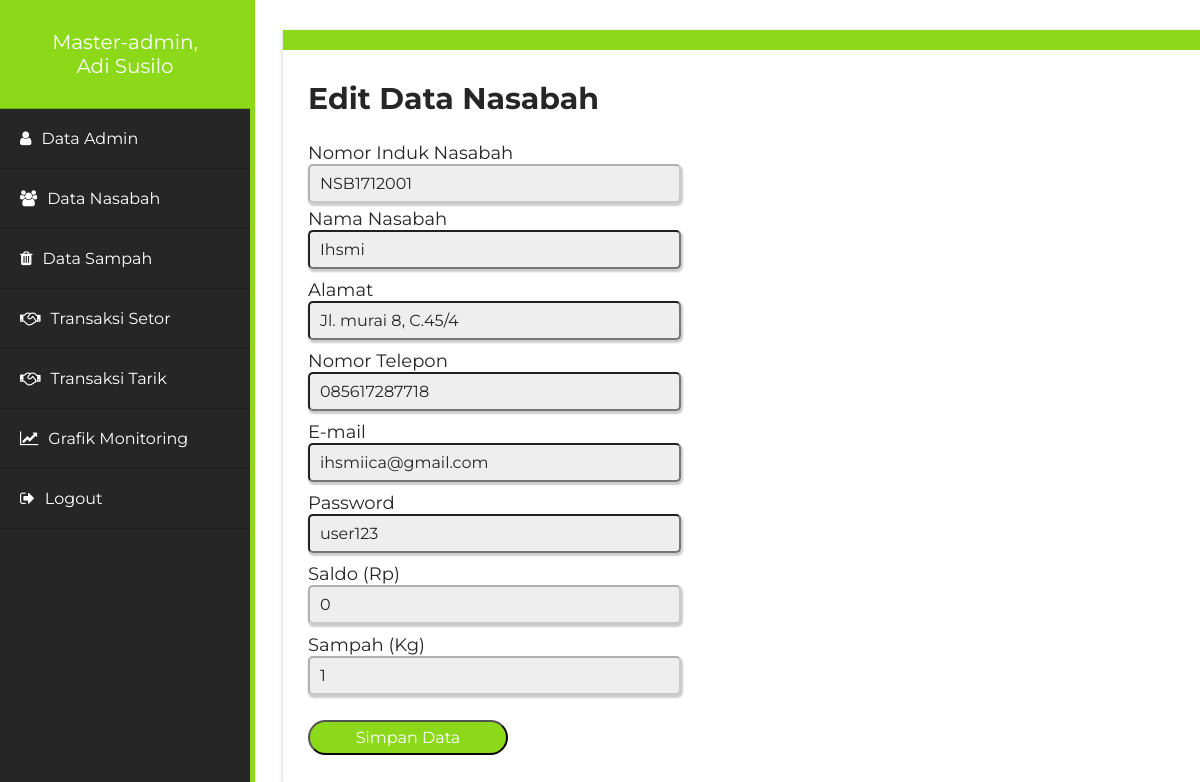
Screenshot of /page/admin.php?page=edit-nasabah-id&id=NSB1712001 (signed in) with the database file from the repository.
### tables this page shows
CREATE TABLE `nasabah` (
  `nin` varchar(10) NOT NULL,
  `nama` varchar(20) NOT NULL,
  `rt` int(1) NOT NULL,
  `alamat` varchar(30) NOT NULL,
  `telepon` varchar(12) NOT NULL,
  `email` varchar(50) NOT NULL,
  `password` varchar(20) NOT NULL,
  `saldo` int(8) DEFAULT NULL,
  `sampah` int(4) DEFAULT NULL
);

### system/function/edit-nasabah-id.php (the view, shortened to what this page needs)
<?php
  require_once("../system/config/koneksi.php");
?>
<html>
<head>
</head>
<body>
     <h2 style="font-size: 30px; color: #262626;">Edit Data Nasabah</h2>
     <?php if(isset($_GET['id'])){$id=$_GET['id']; ?>
     <?php
        $cek = mysqli_query($conn, "SELECT * FROM nasabah WHERE nin='".$_GET['id']."'");
        $row = mysqli_fetch_array($cek);
      ?>
          <form action="" method="post">
          <label class="text-left">Nomor Induk Nasabah</label>
          <input type="text" name="nin" disabled="disabled" value="<?php echo $_GET['id']; ?>" />
         <div class="form-group">
          <label class="">Nama Nasabah</label>
          <input type="text" name="nama" value="<?php echo $row['nama'] ?> "/>
         </div>
         <div class="form-group">
          <label class="">Alamat</label>
          <input type="text" name="alamat" value="<?php echo $row['alamat'] ?>" required/>
         </div>
         <div class="form-group">
          <label class="">Nomor Telepon</label>
          <input type="text" name="telepon" value="<?php echo $row['telepon'] ?>" required/>
         </div>
         <div class="form-group">
          <label class="">E-mail</label>
          <input type="text" name="username" value="<?php echo $row['email'] ?>" required/>
         </div>
         <div class="form-group">
          <label class="">Password</label>
          <input type="text" name="password" value="<?php echo $row['password'] ?>" required/>
         </div>
         <div class="form-group">
          <label class="">Saldo (Rp)</label>
          <input type="text" disabled="disabled" name="saldo" value="<?php echo $row['saldo'] ?>"/>
         </div>
         <div class="form-group">
          <label class="">Sampah (Kg)</label>
          <input type="text" disabled="disabled" name="saldo" value="<?php echo $row['sampah'] ?>"/>
         </div>
         <input class="button" onclick="alert('Berhasil Mengubah data nasabah!')" type="submit" name="simpan" value="Simpan Data" />
         </form>
<?php } ?>
</body>
</html>

### page/admin.php (shortened to what this page needs)
<?php
if (empty($_SESSION['user']) && empty($_SESSION['pass'])) {
    header('location:login.php');
} else {
include_once("../system/config/koneksi.php");
?>
<!DOCTYPE html>
<html>
	<head>
		<link rel="stylesheet" href="../asset/internal/css/style_2.css">
		<link href="https://maxcdn.bootstrapcdn.com/font-awesome/4.7.0/css/font-awesome.min.css" rel="stylesheet">
	</head>
	<body>
		<?php
	        $cek = mysqli_query($conn, "SELECT * FROM admin WHERE nia='".$_SESSION['nia']."'");
	        $row = mysqli_fetch_array($cek);
      	?>
		<div class="sidebar">
			<ul>
				<li>
					<a href="admin.php?page=data-admin" style="text-align: center; padding: 30px 0 30px 0; font-size: 20px;"><?php echo $_SESSION["level"]; ?>, <br> <?php echo $row['nama'] ?></a>
				</li>
						<?php
							$level = $_SESSION['level'] == 'Admin';
							if($level){
								}else{
						?>
				<li>
					<a href="admin.php?page=data-admin-full"><span class="fa fa-user" aria-hidden="true"></span>Data Admin</a>
				</li>
						<?php } ?>
				<li>
					<a href="admin.php?page=data-nasabah-full"><span class="fa fa-users" aria-hidden="true"></span>Data Nasabah</a>
				</li>
				<li>
					<a href="admin.php?page=data-sampah"><span class="fa fa-trash" aria-hidden="true"></span>Data Sampah</a>
				</li>
				<li>
					<a href="admin.php?page=data-setor"><span class="fa fa-handshake-o" aria-hidden="true"></span>Transaksi Setor</a>
				</li>
				<li>
					<a href="admin.php?page=data-tarik"><span class="fa fa-handshake-o" aria-hidden="true"></span>Transaksi Tarik</a>
				</li>
				<li>
					<a href="admin.php?page=data-report"><span class="fa fa-line-chart" aria-hidden="true"></span>Grafik Monitoring</a>
				</li>
				<li>
					<a href="logout.php"><span class="fa fa-sign-out" aria-hidden="true"></span>Logout</a>
				</li>
			</ul>
		</div>
		<div class="box-1">
			<section>
				<?php
					if(isset($_GET['page'])){
						$page = $_GET['page'];
					switch ($page) {
						case 'edit-nasabah-id':
							include "../system/function/edit-nasabah-id.php";
							break;
					}
				}else{
					include "../system/function/view-admin.php";
				}
				 ?>
			</section>
		</div>
	</body>
</html>
<?php } ?>

### asset/internal/css/style_2.css (style rules this page uses)
div.box-1 { margin: 30px 0 20px 275px; background: #fff; width: 78%; box-sizing: border-box; padding: 5px 25px 5px 25px; padding-bottom: 40px; box-shadow: 4px 5px 5px 4px #ccc; border-radius: 0 0 15px 15px; border-top:20px solid #8cd91a; }
h2 { font-family: Montserrat; color: #fff; }
.sidebar { position: fixed; top: 0; left: 0; background-color: #262626; width: 250px; height: 100%; border-right: 5px solid #8cd91a; }
ul { font-family: Montserrat; margin:0; padding: 0 0; }
ul li a { list-style: none; }
ul li a { padding: 20px 20px; color: #fff; display: block; text-decoration: none; border-bottom: 1px solid rgba(0,0,0,.2); }
.sidebar span { margin-right: 10px; color: #fff; }
ul li { -webkit-transition:all 0.3s; -o-transition: all 0.3s; transition: all 0.3s; }

### system/function/edit-nasabah-id.php (style rules this page uses)
label { font-family: Montserrat; font-size: 18px; display: block; color: #262626; }
input[type=text], input[type=password] { border-radius: 5px; width: 40%; height: 35px; background: #eee; padding: 0 10px; box-shadow: 1px 2px 2px 1px #ccc; color: #262626; }
input[type=submit] { height: 35px; width: 200px; background: #8cd91a; border-radius: 20px; color: #fff; margin-top: 20px; cursor: pointer; }
input { font-family: Montserrat; font-size: 16px; }
.form-group { padding: 5px 0; }

### rows the page displays
nasabah: nama "Ihsmi", alamat "Jl. murai 8, C.45/4", telepon "085617287718", username "ihsmiica@gmail.com", password "user123", saldo "0", saldo "1"

### other values shown
$_SESSION["level"] "Master-admin"
$row['nama'] "Adi Susilo"
